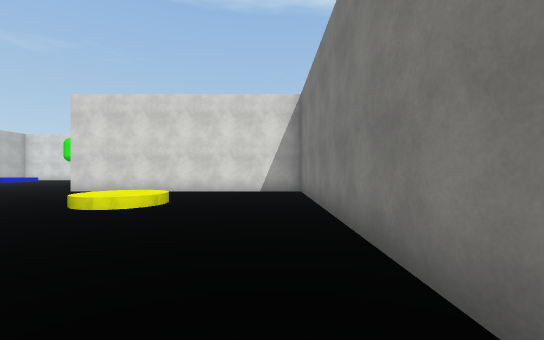
[1] (above)

24 first-person views from a walk through a Unity game level. The camera is 1.5 m above the floor, looks level and sees 90° across. The floor is counted in squares, 2 m on a side. Each view is taken from the middle of a square. On the plan, view 1 faces up. The plan holds only what a view shows up to about 10 squares ahead; the rest is blank. Surface patterns are stand-ins for the level's own textures.

[2]
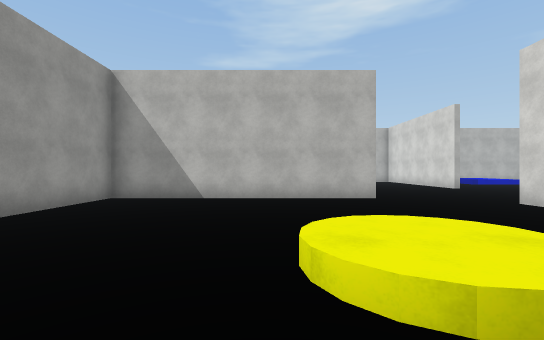

[3]
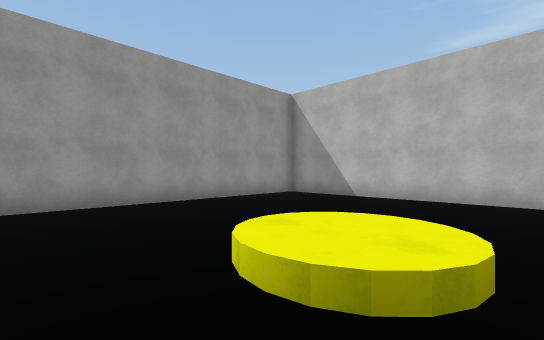

[4]
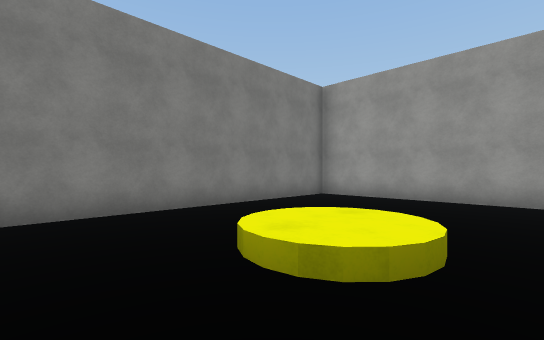

[5]
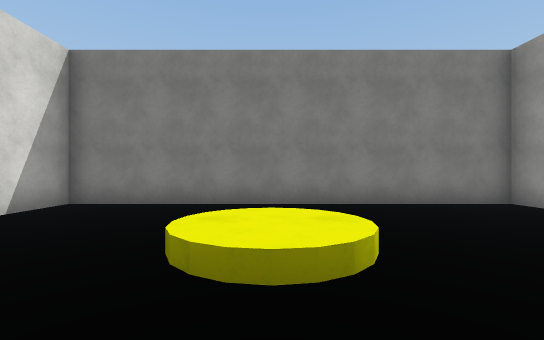

[6]
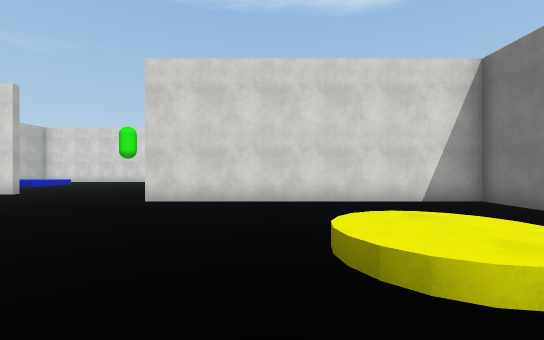

[7]
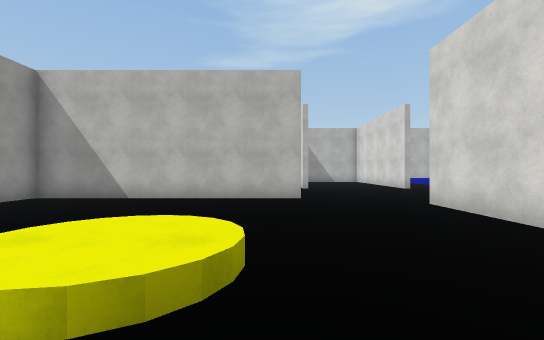

[8]
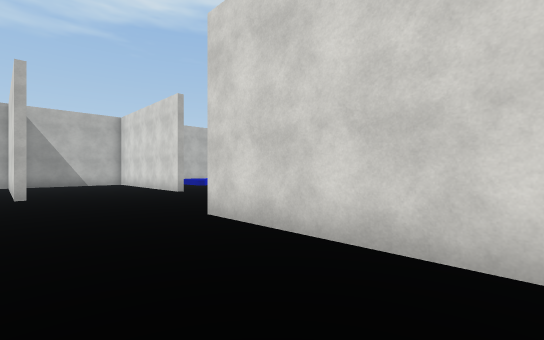

[9]
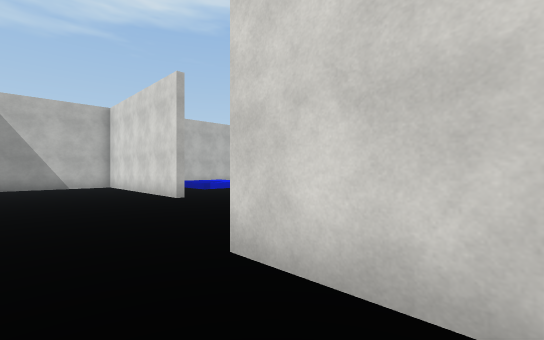

[10]
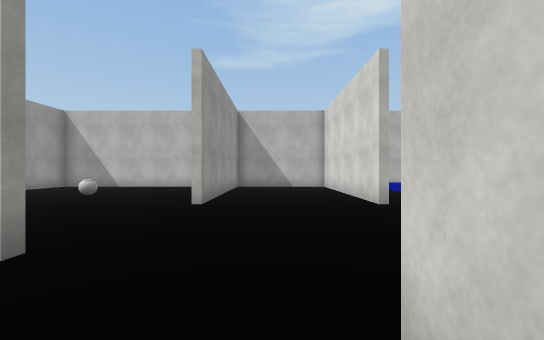

[11]
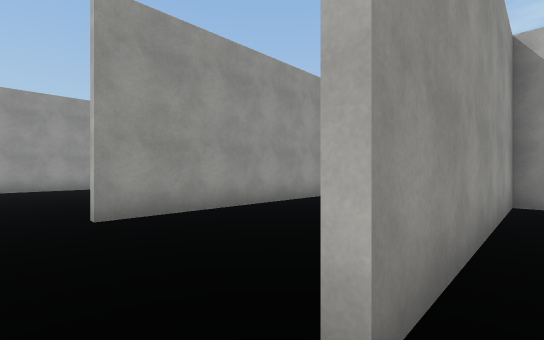

[12]
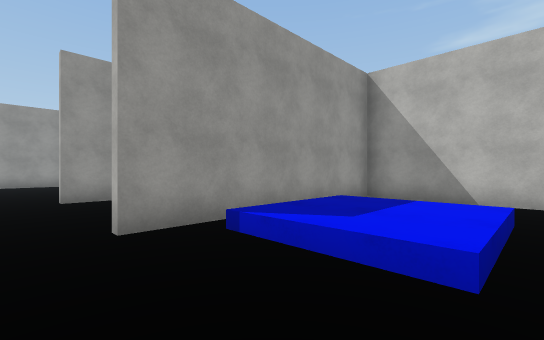

[13]
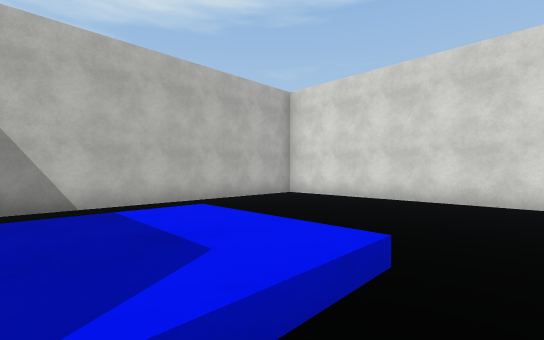

[14]
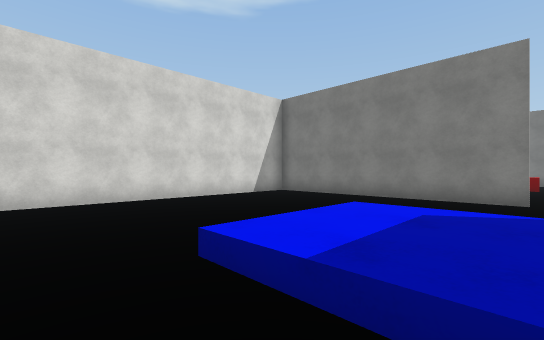

[15]
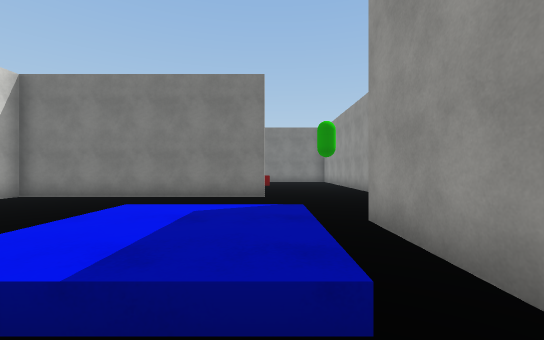

[16]
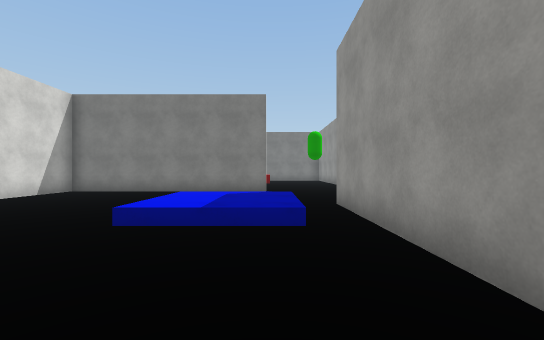

[17]
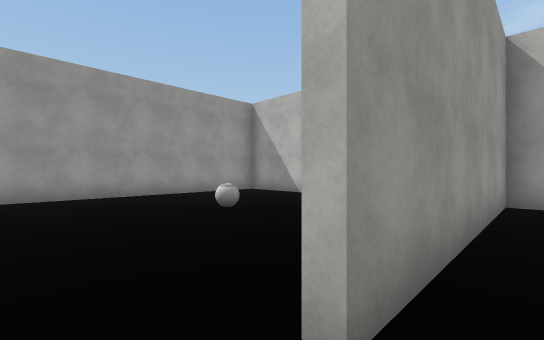

[18]
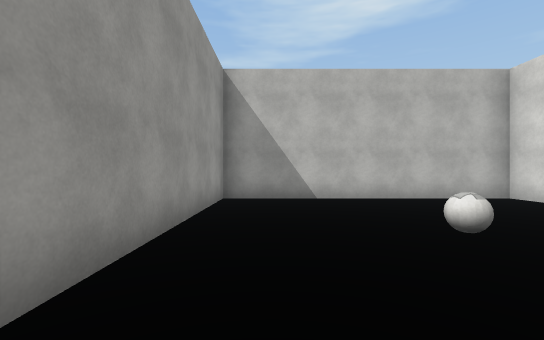

[19]
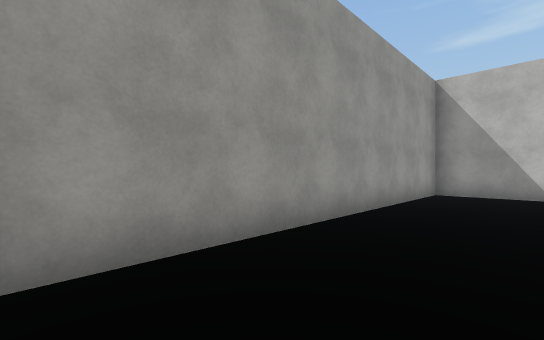

[20]
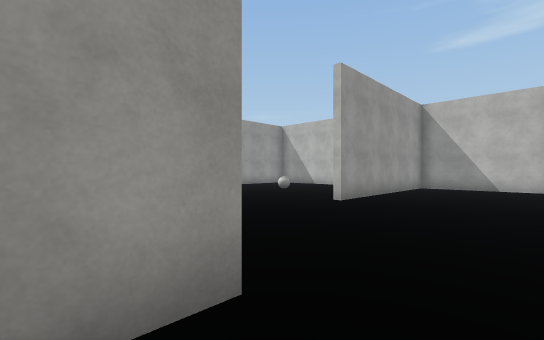

[21]
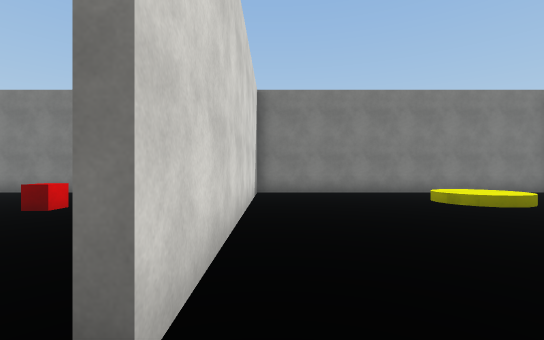

[22]
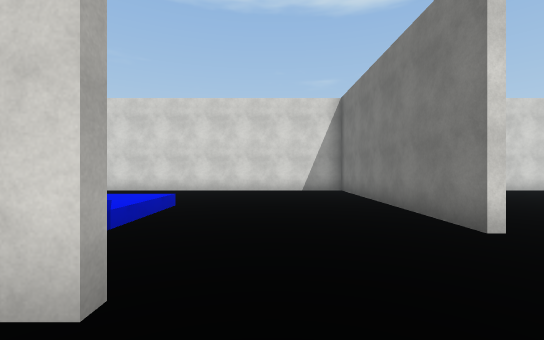

[23]
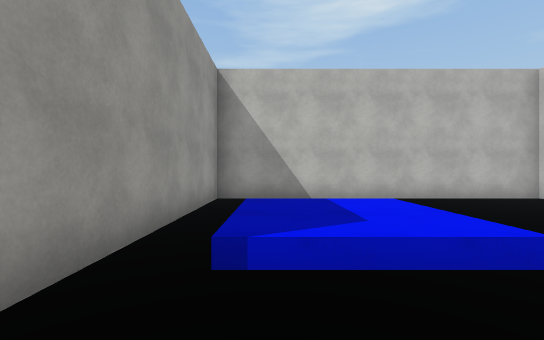

[24]
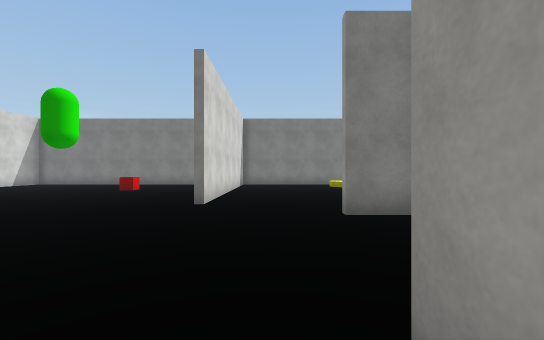

### Floor plan
Points are (right, up) in squares from view 1. A wall is a line through its corners. A room is listed if a view was taken in it or the views show most of it. See-through windows are left out.
Room 1 (views 1, 2, 3, 4, 5, 6, 7, 8, 9, 10)
walls: (-8.2, 6.9) (-8.2, -0.3) (1, -0.3) (1, 9.5) (-7.1, 9.5)
ways out: opening at (-7.3, 8) to room 2
Room 2 (views 11, 12, 13, 14, 15, 16, 17, 18, 19, 20, 21, 22, 23, 24)
walls: (-11.9, 11.3) (-16, 11.3); (-8.5, 13.1) (-8.5, 20) (-18.1, 20) (-18.1, 11.6) (-11.9, 11.6); (-7.1, 9.7) (-6, 9.7); (-12.6, 7.2) (-15.6, 7.2); (-8.5, 5.6) (-8.5, 6.9); (-18.1, 11) (-18.1, 7.5) (-11.9, 7.5); (-17.2, 7.2) (-18.1, 7.2) (-18.1, -0.3) (-9, -0.3); (1, 15.5) (1, 18)
low walls: (-15, 12.6) (-15, 14.8) (-12.7, 14.8) (-12.7, 12.6) (-14.4, 12.6)
ways out: opening at (-7.3, 8) to room 1
objects: ball (-14, 3); red cube (-3, 13)

Where each view was taken, in squares from view 1:
view 1: 0 up, 0 right, facing up
view 2: 4 up, 1 left, facing left
view 3: 6 up, 1 left, facing down-left
view 4: 7 up, 4 left, facing down-right
view 5: 5 up, 5 left, facing right
view 6: 3 up, 4 left, facing up
view 7: 6 up, 1 left, facing left
view 8: 7 up, 3 left, facing up-left
view 9: 8 up, 5 left, facing up-left
view 10: 9 up, 6 left, facing left
view 11: 12 up, 11 left, facing down-left
view 12: 15 up, 11 left, facing down-left
view 13: 13 up, 12 left, facing up-left
view 14: 13 up, 16 left, facing up-right
view 15: 13 up, 16 left, facing right
view 16: 13 up, 18 left, facing right
view 17: 8 up, 11 left, facing down-left
view 18: 1 up, 11 left, facing left
view 19: 2 up, 9 left, facing down-left
view 20: 11 up, 6 left, facing down-left
view 21: 9 up, 8 left, facing right
view 22: 10 up, 11 left, facing up
view 23: 13 up, 11 left, facing left
view 24: 8 up, 13 left, facing right
